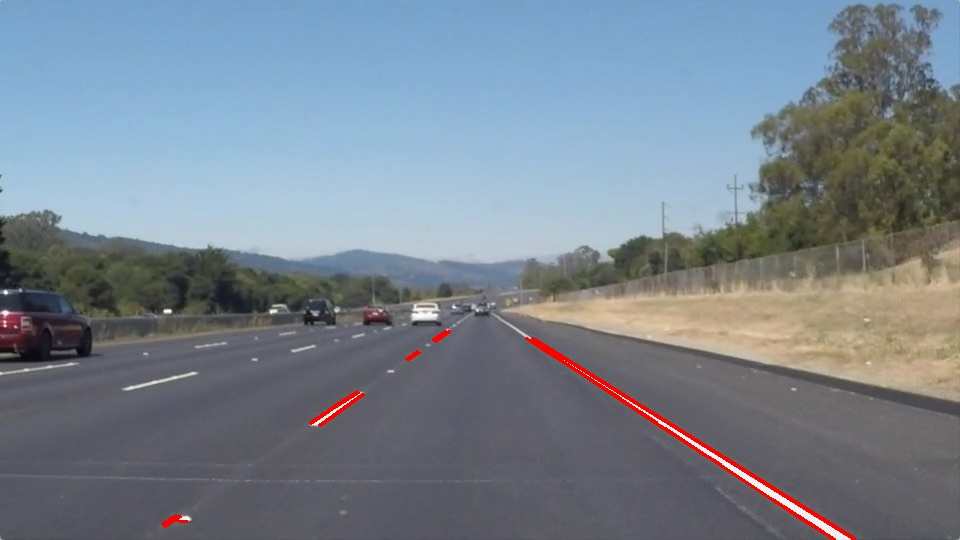
#> input picture line-segments-example.jpg, 960 x 540 px; its folder holds only this picture in this run
$ python -i P1.py   (imports and definitions only)
#> lines starting #> are read from the running program, lines starting #| are printed output that depends on the picture; after the words box and inside, x2 and y2 are one past the last pixel; in counts of white or black regions, pixels touching at a corner belong together
#!/usr/bin/python

#importing some useful packages
import matplotlib.pyplot as plt
import matplotlib.image as mpimg
import numpy as np
import cv2
import sys

#%matplotlib inline

import math
from moviepy.editor import VideoFileClip
from IPython.display import HTML

def grayscale(img):
    """Applies the Grayscale transform
    This will return an image with only one color channel
    but NOTE: to see the returned image as grayscale
    you should call plt.imshow(gray, cmap='gray')"""
    return cv2.cvtColor(img, cv2.COLOR_BGR2GRAY)

def canny(img, low_threshold, high_threshold):
    """Applies the Canny transform"""
    return cv2.Canny(img, low_threshold, high_threshold)

def gaussian_blur(img, kernel_size):
    """Applies a Gaussian Noise kernel"""
    return cv2.GaussianBlur(img, (kernel_size, kernel_size), 0)

def region_of_interest(img, vertices):
    """
    Applies an image mask.

    Only keeps the region of the image defined by the polygon
    formed from `vertices`. The rest of the image is set to black.
    """
    #defining a blank mask to start with
    mask = np.zeros_like(img)

    #defining a 3 channel or 1 channel color to fill the mask with depending on the input image
    if len(img.shape) > 2:
        channel_count = img.shape[2]  # i.e. 3 or 4 depending on your image
        ignore_mask_color = (255,) * channel_count
    else:
        ignore_mask_color = 255

    #filling pixels inside the polygon defined by "vertices" with the fill color
    cv2.fillPoly(mask, vertices, ignore_mask_color)

    #returning the image only where mask pixels are nonzero
    masked_image = cv2.bitwise_and(img, mask)
    return masked_image

from scipy import stats
def draw_lines(img, lines, color=[255, 0, 0], thickness=2):
    """
    NOTE: this is the function you might want to use as a starting point once you want to
    average/extrapolate the line segments you detect to map out the full
    extent of the lane (going from the result shown in raw-lines-example.mp4
    to that shown in P1_example.mp4).

    Think about things like separating line segments by their
    slope ((y2-y1)/(x2-x1)) to decide which segments are part of the left
    line vs. the right line.  Then, you can average the position of each of
    the lines and extrapolate to the top and bottom of the lane.

    This function draws `lines` with `color` and `thickness`.
    Lines are drawn on the image inplace (mutates the image).
    If you want to make the lines semi-transparent, think about combining
    this function with the weighted_img() function below
    """
    x_l, y_l, x_r, y_r = [], [], [] ,[]

    y1 = int(1.1 * YU)
    y2 = H
    if (debug == 1):
        for line in lines:
            for (x1, y1, x2, y2) in line:
                cv2.line(img, (x1, y1), (x2, y2), color, thickness=2)

    for line in lines:
        slope = slope_line(line)

        # Filter out left lane markers ensuring none of the points cross right top x boundary
        if((slope > SLOPE_THRESHOLD) and (line[0][0] > (W/2 - XU_OFFSET))):
            x_r.append(line[0][0])
            x_r.append(line[0][2])
            y_r.append(line[0][1])
            y_r.append(line[0][3])
        # Filter out right lane markers ensuring none of the points cross left top x boundary
        elif((slope < (-1 * SLOPE_THRESHOLD)) and (line[0][0] < (W/2 + XU_OFFSET))):
            x_l.append(line[0][0])
            x_l.append(line[0][2])
            y_l.append(line[0][1])
            y_l.append(line[0][3])

    # Plot left lane marker
    if((len(x_l) != 0) and (len(y_l) != 0)):
        slope_l, intercept_l, r_value, p_value, std_err = stats.linregress(x_l,y_l)
        x1 = int((y1 - intercept_l)/slope_l)
        x2 = int((y2 - intercept_l)/slope_l)
        cv2.line(img, (x1, y1), (x2, y2), color, thickness=8)

    # Plot right lane marker
    if((len(x_r) != 0) and (len(y_r) != 0)):
        slope_r, intercept_r, r_value, p_value, std_err = stats.linregress(x_r,y_r)
        x1 = int((y1 - intercept_r)/slope_r)
        x2 = int((y2 - intercept_r)/slope_r)
        cv2.line(img, (x1, y1), (x2, y2), color, thickness=8)

    # Try to detect both lane markers and return 1 if either/both are missing
    if((len(x_l) == 0) or (len(x_r) == 0)):
        if(debug == 1):
            for line in lines:
                for (x1, y1, x2, y2) in line:
                    cv2.line(img, (x1, y1), (x2, y2), color=[255, 255, 255], thickness=2)
                    print(slope_line(line))
                    cv2.imshow("Lines_internal_debug", img)
                    cv2.waitKey(0)
        missing_markers = (len(x_l) == 0) + (len(x_r) == 0)
        print(str(missing_markers) + "lane markers not detected for frame " + str(frame))
        return 1

    #return 0 if both lane markers were detected
    return 0

def slope_line(line):
    dx = line[0][2] - line[0][0]
    dy = line[0][3] - line[0][1]
    return (dy/dx)

def hough_lines(img, rho, theta, threshold, min_line_len, max_line_gap):
    """
    `img` should be the output of a Canny transform.

    Returns an image with hough lines drawn.
    """
    lines = cv2.HoughLinesP(img, rho, theta, threshold, np.array([]), minLineLength=min_line_len, maxLineGap=max_line_gap)
    line_img = np.zeros((img.shape[0], img.shape[1], 3), dtype=np.uint8)
    draw_lines(line_img, lines)
    return line_img

# Python 3 has support for cool math symbols.
def weighted_img(img, initial_img, a=0.8, b=1., l=0.):
    """
    `img` is the output of the hough_lines(), An image with lines drawn on it.
    Should be a blank image (all black) with lines drawn on it.

    `initial_img` should be the image before any processing.

    The result image is computed as follows:

    initial_img * alpha + img * beta + lambda
    NOTE: initial_img and img must be the same shape!
    #"""
    return cv2.addWeighted(initial_img, a, img, b, l)

def show_image(name, image):
    image = cv2.cvtColor(image, cv2.COLOR_BGR2RGB)
    cv2.imshow(name , image)

#Edge detection
CANNY_LOW = 50
CANNY_HIGH = 150

# Noise filter
GAUSS_KER = 3

#Hough transform params
HOUGH_THRESHOLD = 10
HOUGH_MIN_LEN = 20
HOUGH_MAX_GAP = 80

#Lane detection slope threshold
SLOPE_THRESHOLD = 0.4

#Image params
H = 0
W = 0
YU = 0
XU_OFFSET = 0
ROI_VERTICES = np.array([[0, H], [0, H], [0, YU], [0, YU]], np.int32)
frame = 0

debug = 0
global_init = 0

def init_globals(image):
    global H, W, YU, XU_OFFSET, global_init, ROI_VERTICES
    H = image.shape[0]
    W = image.shape[1]
    XU_OFFSET = int(W/25)
    YU = int(H/2 + H/12)
    xu1 = int(W/2 + XU_OFFSET)
    xu2 = int(W/2 - XU_OFFSET)
    xl1 = int(W/20)
    xl2 = int(W - W/20)
    ROI_VERTICES = np.array([[xl1, H], [xl2, H], [xu1, YU], [xu2, YU]], np.int32)
    global_init = 1

def process_image(image):
    # track the frame being operated on
    global frame
    frame = frame + 1

    # initialize global variables depending on image params
    if(global_init == 0):
        init_globals(image)

    # create a copy of original image to render final output
    original_image = image.copy()

    # Extract part of image we are interested in to avoid unwanted computations
    image = region_of_interest(image, [ROI_VERTICES])

    # Convert to greyscale to avoid further computations
    image_grey = grayscale(image)

    # HSV representation of yellow is [30, 255, 255]
    # filtering out yellow with some delta colors around it
    hyl = np.array([20, 50, 50], dtype = "uint8")
    hyu = np.array([40, 255, 255], dtype="uint8")

    # Create a mask to extract yello color from frame
    image_hsv = cv2.cvtColor(image, cv2.COLOR_RGB2HSV)
    mask_y = cv2.inRange(image_hsv, hyl, hyu)

    # Extract white/bright color from greyscale image. This will give data for while lane markers
    mask_w = cv2.inRange(image_grey, 200, 255)

    # Combine the mask for white and yellow
    mask = cv2.bitwise_or(mask_w, mask_y)

    # Extract white and yellow colored pixels from image frame
    image_yw_mask = cv2.bitwise_and(image_grey, mask)

    # From grey image extract edges
    image_canny = canny(image_yw_mask, CANNY_LOW, CANNY_HIGH)

    # Blur out image to reduce effect of noise
    image_gb = gaussian_blur(image_canny, GAUSS_KER)

    # Find lines(lane markers) in the image which fit the edges detected by canny filter
    image_line = hough_lines(image_gb, 1, np.pi/180, HOUGH_THRESHOLD, HOUGH_MIN_LEN, HOUGH_MAX_GAP);

    # overlay the lane markers on original image
    image_weighted = weighted_img(image_line, original_image)

    # render final image
    show_image("Final", image_weighted)

    if(debug == 1):
        show_image("Input", image)
        cv2.imshow("Grey Input", image_grey)
        cv2.imshow("Yellow mask", mask_y)
        cv2.imshow("White mask", mask_w)
        cv2.imshow("Y + W Image", image_yw_mask)
        cv2.imshow("Canny edges", image_canny)
        cv2.imshow("Gaussian Blur", image_gb)
        show_image("Line", image_line)
        cv2.waitKey(0)
    cv2.waitKey(1)
    return image_weighted

white_output = 'white.mp4'
# [1 line that did not run here, left out]
# [5 lines of commented-out code are left out]

# [1 line that did not run here, left out]
# [1 line not run here, left out]

'''
import os
files = os.listdir("test_images/")

for filename in files:
    #reading in an image
    image = mpimg.imread('test_images/' + filename)
    print('This image is:', type(image), 'with dimesions:', image.shape)
    output_image = process_image(image)
    mpimg.imsave('test_images/lanes_'+filename, output_image)
'''

>>> import cv2
>>> picture = cv2.cvtColor(cv2.imread('line-segments-example.jpg'), cv2.COLOR_BGR2RGB)
>>> result = process_image(picture)
#> in region_of_interest, `cv2.fillPoly(mask, vertices, ignore_mask_color)`:
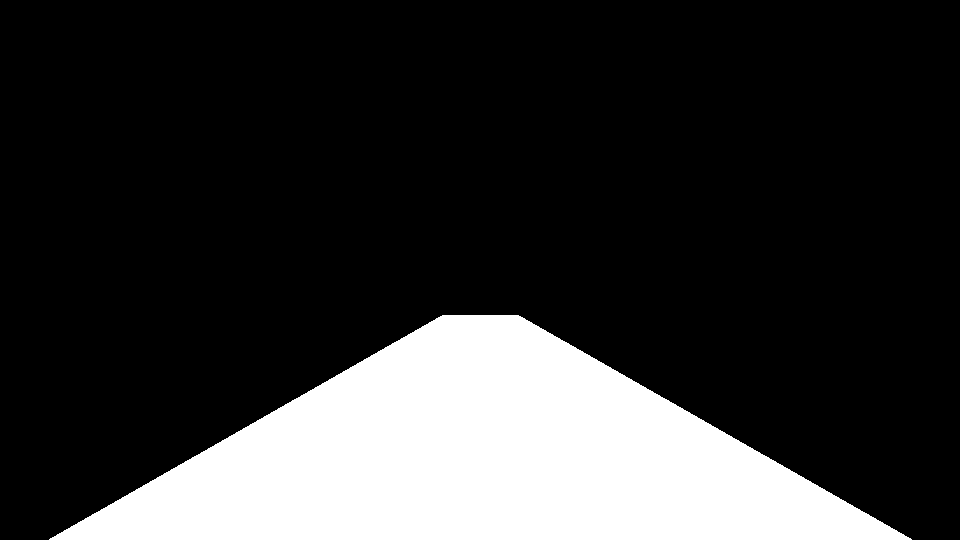
#> mask: shape (540, 960, 3); 20.4% white; 1 white region, box (x1, y1, x2, y2) and area: (49, 315, 912, 540) 105919
#> in region_of_interest, `masked_image = cv2.bitwise_and(img, mask)`:
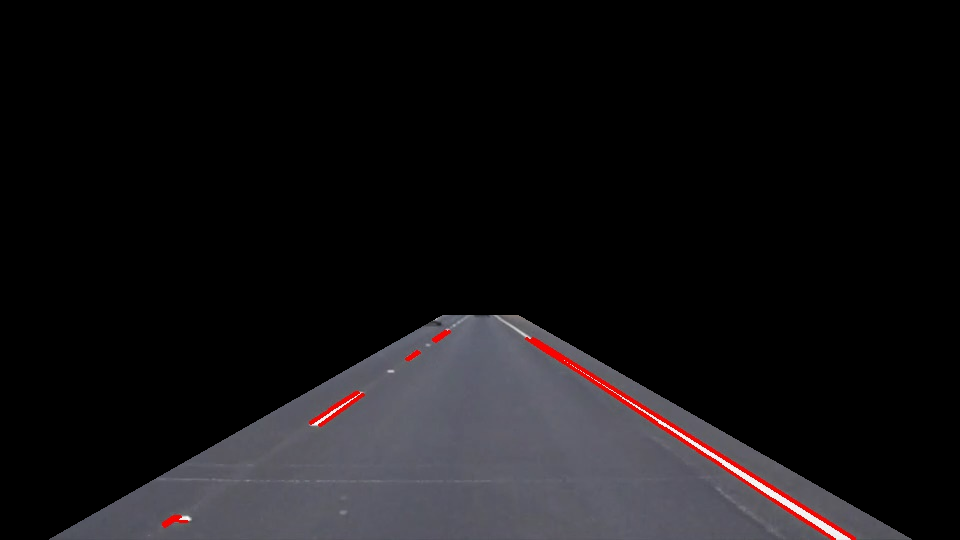
#> masked_image: shape (540, 960, 3); mean R, G, B 20.4, 18.8, 20.8
#> in process_image, `image_hsv = cv2.cvtColor(image, cv2.COLOR_RGB2HSV)`: image_hsv: shape (540, 960, 3); mean H, S, V 23.8, 7.1, 22.4
#> in process_image, `mask_y = cv2.inRange(image_hsv, hyl, hyu)`: mask_y: shape (540, 960); every value is 0
#> in process_image, `mask_w = cv2.inRange(image_grey, 200, 255)`:
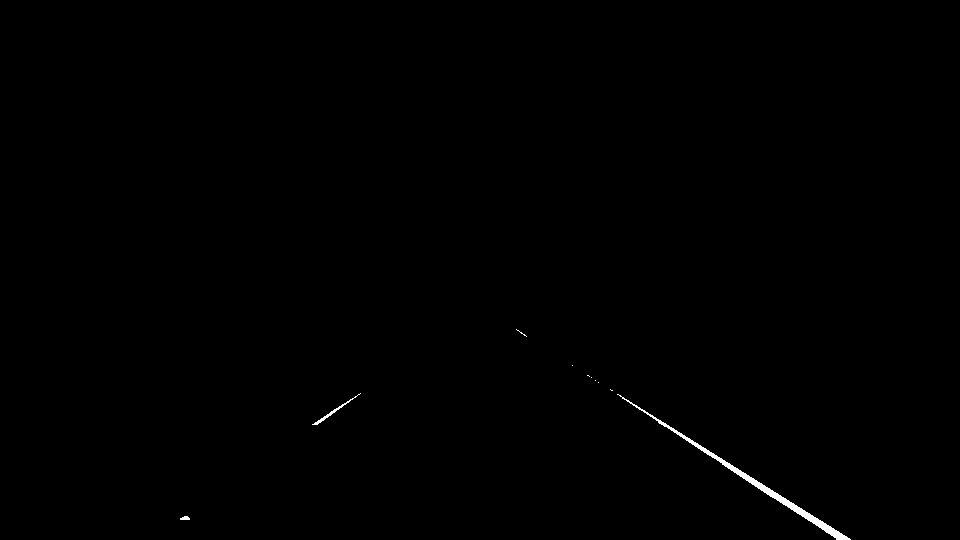
#> mask_w: shape (540, 960); 0.28% white; 10 white regions (7 under 20 px), largest, box (x1, y1, x2, y2) and area: (617, 394, 851, 540) 1269, (312, 393, 361, 425) 124, (180, 516, 190, 520) 31
#> in canny, `return cv2.Canny(img, low_threshold, high_threshold)`:
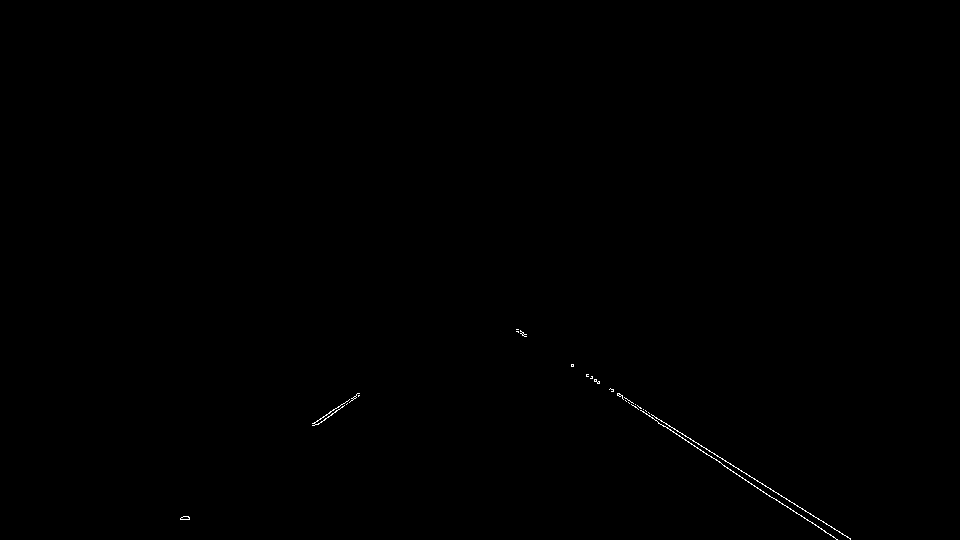
#> returned value: shape (540, 960); 0.15% white in thin lines or dots, all inside (x1, y1, x2, y2) = (180, 329, 851, 540)
#> in hough_lines, `lines = cv2.HoughLinesP(img, rho, theta, threshold, np.array([]), minL..`: lines = 20 rows, first 6: [515, 329, 851, 539], [515, 328, 851, 538], [657, 424, 831, 533], [515, 331, 848, 539], [722, 466, 838, 539], [637, 410, 791, 507]
#> the loop in draw_lines, `for line in lines:` made 20 passes
#> (line, slope) on passes 1 to 12: ([[515, 329, 851, 539]], 0.625), ([[515, 328, 851, 538]], 0.625), ([[657, 424, 831, 533]], 0.626), ([[515, 331, 848, 539]], 0.625), ([[722, 466, 838, 539]], 0.629), ([[637, 410, 791, 507]], 0.63), ([[318, 425, 360, 393]], -0.762), ([[521, 336, 728, 466]], 0.628), ([[315, 426, 359, 392]], -0.773), ([[517, 328, 851, 537]], 0.626), ([[311, 424, 357, 392]], -0.696), ([[750, 485, 836, 539]], 0.628)
#> after the loop in draw_lines, `for line in lines:`: x_l = [318, 360, 315, 359, 311, 357, 325, 360, 313, 351, 311, 340, 311, 360]; x_r = 26 values, max 851 at index 1, min 515 at index 0, mean 717.2; y_l = [425, 393, 426, 392, 424, 392, 421, 394, 426, 397, 423, 403, 426, 392]; y_r = 26 values, max 539 at index 1, min 328 at index 2, mean 459.5
#> in draw_lines, `slope_l, intercept_l, r_value, p_value, std_err = stats.linregress(x_l..`: slope_l = -0.71; intercept_l = 647.5; r_value = -0.988; p_value = 4.23e-11; std_err = 0.0321
#> in draw_lines, `x1 = int((y1 - intercept_l)/slope_l)`: x1 = 424
#> in draw_lines, `x2 = int((y2 - intercept_l)/slope_l)`: x2 = 151
#> in draw_lines, `slope_r, intercept_r, r_value, p_value, std_err = stats.linregress(x_r..`: slope_r = 0.636; intercept_r = 3.67; r_value = 0.999; p_value = 1.86e-34; std_err = 0.00551
#> in draw_lines, `x1 = int((y1 - intercept_r)/slope_r)`: x1 = 538
#> in draw_lines, `x2 = int((y2 - intercept_r)/slope_r)`: x2 = 843
#> in draw_lines, `cv2.line(img, (x1, y1), (x2, y2), color, thickness=8)`:
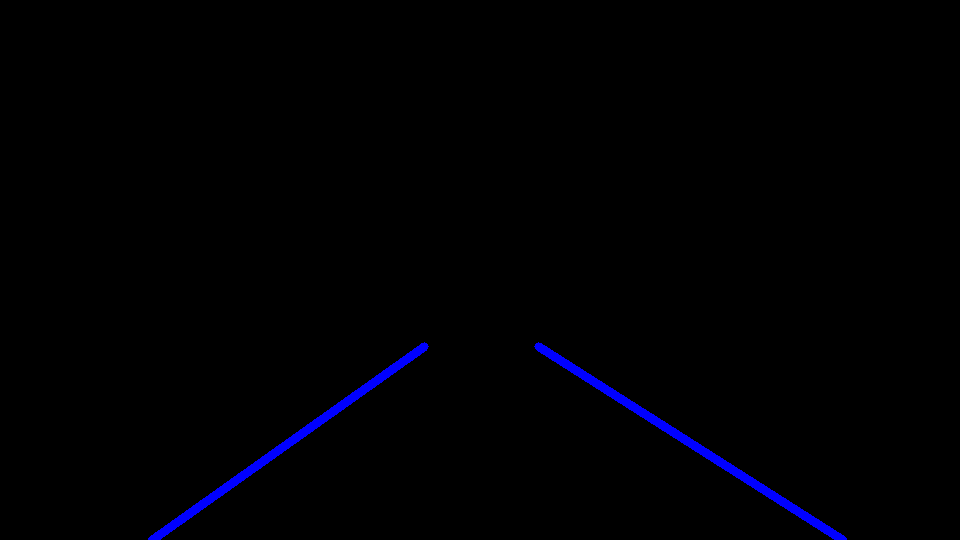
#> img: shape (540, 960, 3); mean of channels 0, 1, 2 3, 0, 0; drawn as B, G, R
#> in weighted_img, `return cv2.addWeighted(initial_img, a, img, b, l)`:
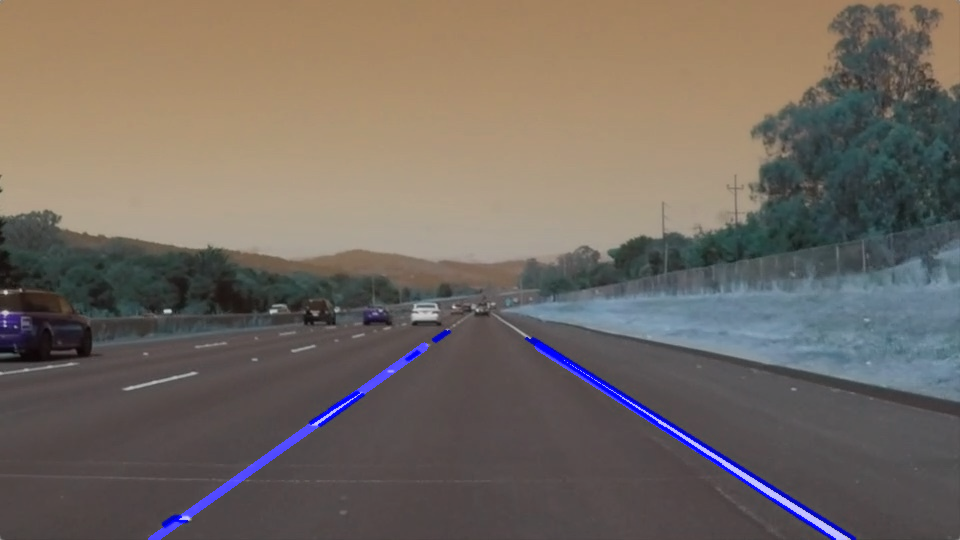
#> returned value: shape (540, 960, 3); mean of channels 0, 1, 2 97.9, 105.1, 114; drawn as B, G, R
